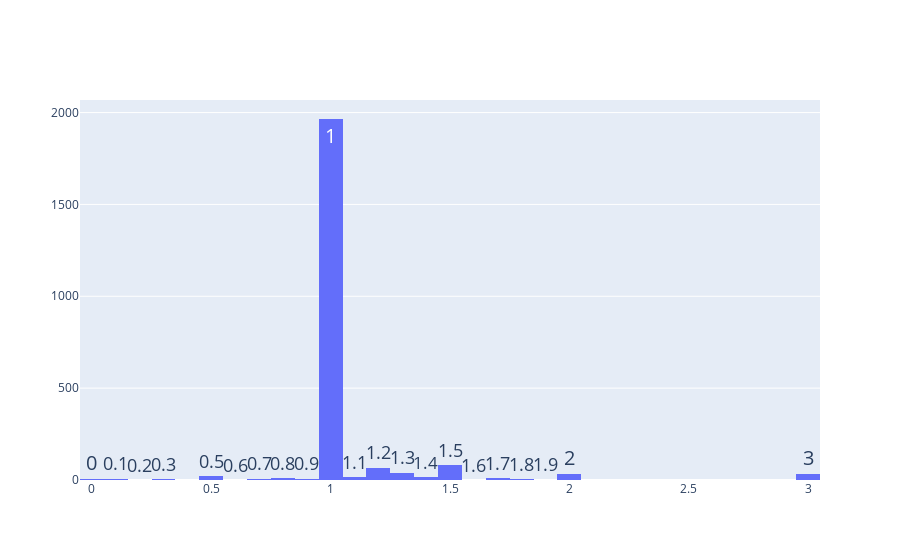

The cell this chart's notebook holds for it:
### Code cell
import plotly.graph_objects as go

numbers = games.filter(pl.col('scavengers').eq(True))['scav_bosstimemult'].to_list()
fig = go.Figure()
fig.add_trace(
    go.Histogram(
        x=numbers,
        name='count',
        texttemplate='%{x}',
        textfont_size=20,
        # xbins={'start': 0, 'end': 10, 'size': 0.2},
        # nbinsx=10,
    )
)

fig.show()

### Figure 1 — Plotly figure (JSON) as saved in the notebook; plotly's stock layout.template omitted (floating-point values rounded to 4 significant figures; data arrays with more than 128 entries replaced by an {"elided": "..."} marker saying what was removed)
{"data": [{"name": "count", "textfont": {"size": 20}, "texttemplate": "%{x}", "type": "histogram", "x": {"elided": "2332 float values"}}], "layout": {}}
